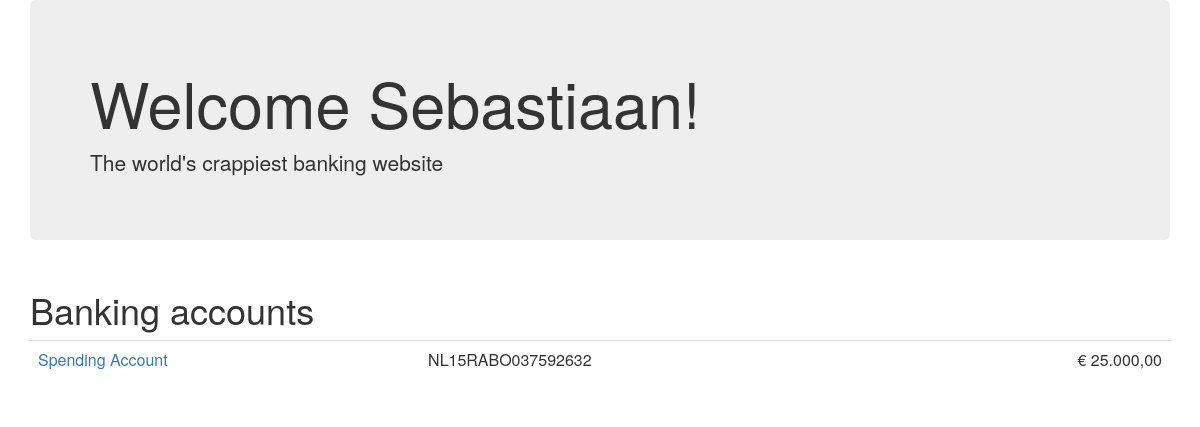
The app's page /secret.php?name=Sebastiaan (signed in) with its own data.
### tables this page shows
CREATE TABLE `accounts` (
  `account` varchar(255) NOT NULL DEFAULT '',
  `user_id` int(11) DEFAULT NULL,
  `name` varchar(255) DEFAULT NULL,
  PRIMARY KEY (`account`)
);

### database.php (called while the page is built, shortened)
<?php
function query_row($query){
	$res = mysql_query($query) or die (mysql_error());
	return mysql_fetch_array($res);
}
function query_rows($query)
{
	$results = [];
	$res = mysql_query($query) or die (mysql_error());
	while($row = mysql_fetch_assoc($res)){
		$results[] = $row;
	}
	return $results;
}
function user_accounts($userid)
{
	$query = "SELECT * FROM accounts WHERE user_id = '$userid'";
	return query_rows($query);
}
function account_get_balance($account)
{
	$in = query_row("SELECT SUM(amount) as 's' FROM transactions WHERE to_acc = '$account' ");
	$out = query_row("SELECT SUM(amount) as s FROM transactions WHERE from_acc='$account' ");
	return $in['s'] - $out['s'];
}

### accounts.php (the view, shortened to what this page needs)
<div class="row" >
	<div class="col-md-12">
		<div class="jumbotron">
			<h1>Welcome <?php print $_GET['name'] ?>!</h1>
			<p>The world's crappiest banking website</p>
		</div>
	</div>
</div>
<div class="row">
	<div class="col-md-12">
		<h1>Banking accounts</h1>
		<table class="table">
			<?php foreach(user_accounts($_SESSION['user']['id']) as $account) :  ?>
				<tr>
					<td>
						<a href="secret.php?page=account-info.php&account=<?php print $account['account'] ?>"><?php print $account['name'] ?></a></td>
					<td><?php print $account['account'] ?></td>
					<td class="text-right">&euro; <?php print number_format(account_get_balance($account['account']),2,',','.') ?></td>
				</tr>
			<?php endforeach;?>
		</table>
	</div>
</div>

### records on screen
accounts: name "Spending Account", account "NL15RABO037592632", account "25.000,00"

### other values on screen
$_GET['name'] "Sebastiaan"
